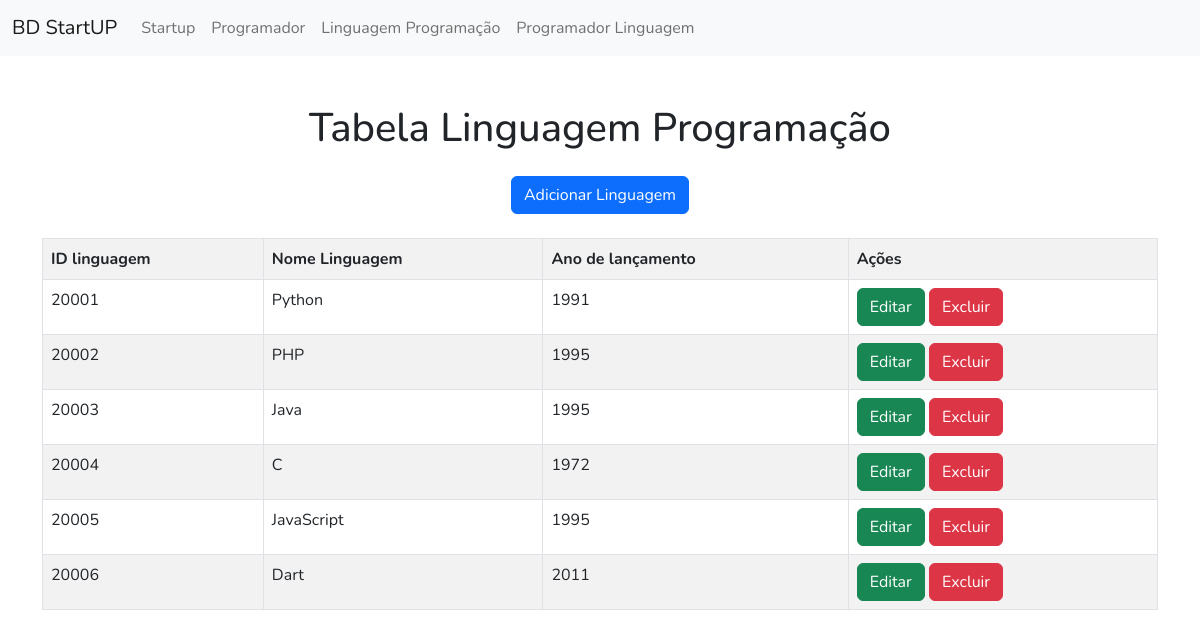
Screenshot of /?page=lp with the database file from the repository.
### tables this page shows
create table LINGUAGEM_PROGRAMACAO(
	id_linguagem INT PRIMARY KEY AUTO_INCREMENT,
	nome_linguagem VARCHAR(255) NOT NULL,
	ano_lancamento YEAR
);

### linguagempro/listarLP.php (the view)
<div class="d-flex flex-column justify-content-center align-items-center">
    <h1>Tabela Linguagem Programação</h1>
    <a class="btn btn-primary mb-4 mt-3" href="?page=nlp">Adicionar Linguagem</a>
</div>
<?php
    $sql = "SELECT * FROM linguagem_programacao";
    $res = $conn->query($sql);
    $qtd = $res->num_rows;
    if($qtd > 0){
        print "<table class='table table-hover table-striped table-bordered'>";
            print"<tr>";
            print"<th>ID linguagem</th>";
            print"<th>Nome Linguagem</th>";
            print"<th>Ano de lançamento</th>";
            print"<th>Ações</th>";
            print"</tr>";
        while($row = $res -> fetch_object()) {
            print"<tr>";
            print "<td>".$row -> id_linguagem."</td>";
            print "<td>".$row -> nome_linguagem."</td>";
            print "<td>".$row -> ano_lancamento."</td>";
            print "<td>
                <button
                onclick=\"location.href='?page=elp&id=".$row->id_linguagem."';\"
                class='btn btn-success'>Editar</button>
                <button
                onclick=\"if(confirm('Tem certeza que deseja excluir?')){
                    location.href='?page=slp&acao=excluir&id=".$row->id_linguagem."';
                } else {false;}
                \"class='btn btn-danger'>Excluir</button>
            </td>";
            print"</tr>";
        }
        print "</table>";
    } else {
        print "<p class='alert alert-danger'>Nada foi encontrado</p>";
    }
?>

### index.php (style rules this page uses)
body { font-family: 'Nunito', sans-serif; }

### rows the page displays
linguagem_programacao: id_linguagem "20001", nome_linguagem "Python", ano_lancamento "1991"
linguagem_programacao: id_linguagem "20002", nome_linguagem "PHP", ano_lancamento "1995"
linguagem_programacao: id_linguagem "20003", nome_linguagem "Java", ano_lancamento "1995"
linguagem_programacao: id_linguagem "20004", nome_linguagem "C", ano_lancamento "1972"
linguagem_programacao: id_linguagem "20005", nome_linguagem "JavaScript", ano_lancamento "1995"
linguagem_programacao: id_linguagem "20006", nome_linguagem "Dart", ano_lancamento "2011"
